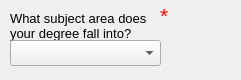
     <widget class="QWidget" name="demo_widget_subject" native="true">
      <property name="geometry">
       <rect>
        <x>310</x>
        <y>310</y>
        <width>241</width>
        <height>80</height>
       </rect>
      </property>
      <property name="font">
       <font>
        <pointsize>10</pointsize>
       </font>
      </property>
      <widget class="QLabel" name="demo_text_subject">
       <property name="geometry">
        <rect>
         <x>10</x>
         <y>10</y>
         <width>161</width>
         <height>31</height>
        </rect>
       </property>
       <property name="font">
        <font>
         <family>Arial</family>
         <pointsize>10</pointsize>
        </font>
       </property>
       <property name="text">
        <string>What subject area does your degree fall into?</string>
       </property>
       <property name="wordWrap">
        <bool>true</bool>
       </property>
      </widget>
      <widget class="QComboBox" name="demo_box_subject">
       <property name="geometry">
        <rect>
         <x>10</x>
         <y>40</y>
         <width>151</width>
         <height>26</height>
        </rect>
       </property>
       <property name="font">
        <font>
         <pointsize>10</pointsize>
        </font>
       </property>
       <item>
        <property name="text">
         <string/>
        </property>
       </item>
       <item>
        <property name="text">
         <string>Psychology</string>
        </property>
       </item>
       <item>
        <property name="text">
         <string>Arts &amp; Humanities</string>
        </property>
       </item>
       <item>
        <property name="text">
         <string>Engineering &amp; Technology</string>
        </property>
       </item>
       <item>
        <property name="text">
         <string>Life Sciences &amp; Medicine</string>
        </property>
       </item>
       <item>
        <property name="text">
         <string>Natural Sciences</string>
        </property>
       </item>
       <item>
        <property name="text">
         <string>Social Sciences &amp; Management</string>
        </property>
       </item>
      </widget>
      <widget class="QLabel" name="demo_error_subject">
       <property name="geometry">
        <rect>
         <x>160</x>
         <y>0</y>
         <width>41</width>
         <height>31</height>
        </rect>
       </property>
       <property name="palette">
        <palette>
         <active>
          <colorrole role="WindowText">
           <brush brushstyle="SolidPattern">
            <color alpha="255">
             <red>255</red>
             <green>0</green>
             <blue>0</blue>
            </color>
           </brush>
          </colorrole>
         </active>
         <inactive>
          <colorrole role="WindowText">
           <brush brushstyle="SolidPattern">
            <color alpha="255">
             <red>255</red>
             <green>0</green>
             <blue>0</blue>
            </color>
           </brush>
          </colorrole>
         </inactive>
         <disabled>
          <colorrole role="WindowText">
           <brush brushstyle="SolidPattern">
            <color alpha="255">
             <red>69</red>
             <green>69</green>
             <blue>69</blue>
            </color>
           </brush>
          </colorrole>
         </disabled>
        </palette>
       </property>
       <property name="font">
        <font>
         <family>Arial</family>
         <pointsize>16</pointsize>
        </font>
       </property>
       <property name="text">
        <string>*</string>
       </property>
      </widget>
     </widget>
